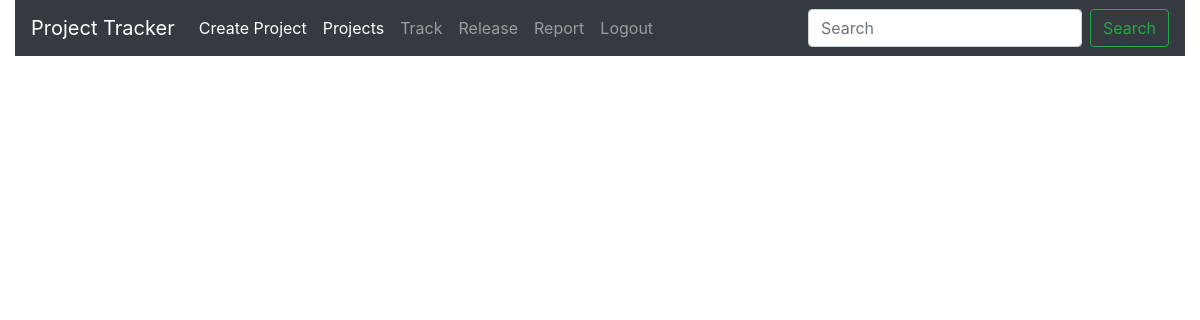
The app's page /4/task (signed in), older data.
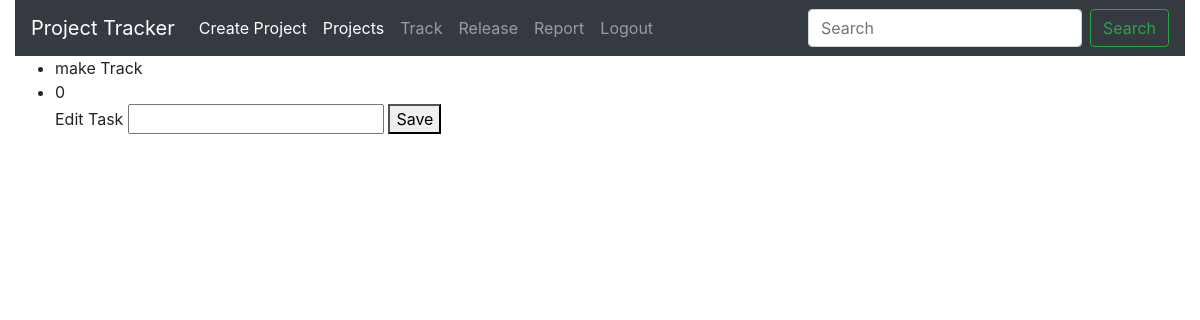
The same page, newer data.
### Pmanage/models.py (models this page shows)
class Tasks(models.Model):
    projectid=models.ForeignKey(Project,on_delete=models.CASCADE,name="Pid")
    taskname=models.CharField(max_length=64)
    taskpercentage=models.IntegerField(default=0)

### Pmanage/views.py (the view)
# urls.py: path('<int:id>/task',views.task,name="inditask"),
@login_required
def task(request,id):
    print(id)
    task_id=Tasks.objects.filter(id=id)
    print(task_id)
    return render(request, "Pmanage/task.html",{"projects":task_id})

### Pmanage/templates/Pmanage/task.html (shortened to what this page needs)
{% extends 'Pmanage/layout.html' %}
{% block body %}
{% for p in projects %}
<ul>
    <form action="{% url 'Ptask' p.id %}">
    <li>{{p.taskname}}</li>
    <li>{{p.taskpercentage}}</li>
    <label>Edit Task</label>
    <input type="number" id="percent" name="percentage"/>
    <button id="but" value="{{p.taskpercentage}}">Save</button>
    </form>
</ul>
{% endfor %}
{% endblock %}

Row changes from the older to the newer data that the page shows:
added Tasks: taskname "make Track", taskpercentage "0"
